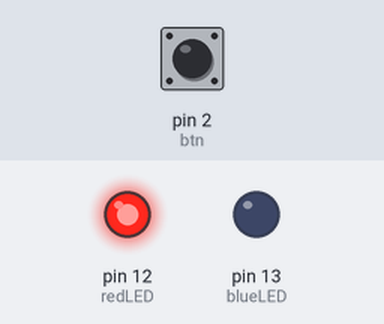
Simulated run of this sketch. Board: Arduino Uno, built with avr-gcc and run on an emulated ATmega328P. On the bench: output pins drawn as LEDs (lit = HIGH). The test bench sets the inputs (shaded band); at power-on: pin 2 (btn) LOW.

Above: at 1.27 s.
1.3 s: pin 2 (btn) pulled HIGH for 0.15 s
At 3.0 s:
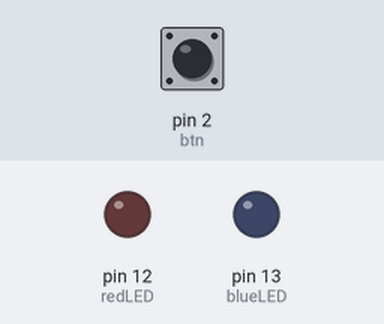
4.4 s: pin 2 (btn) pulled HIGH for 1 s
At 4.67 s:
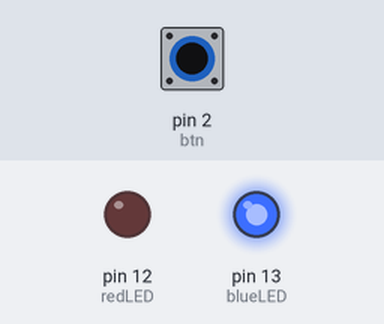
7.4 s: pin 2 (btn) pulled HIGH for 3.2 s
At 8.27 s:
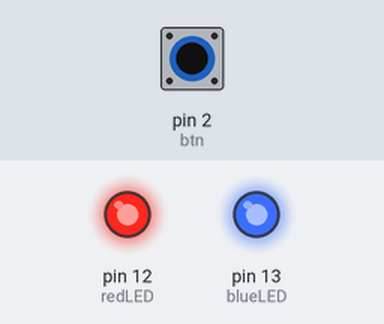
Timing chart, 0 to 18.1 s (numbered marks = the images above; inputs shaded):
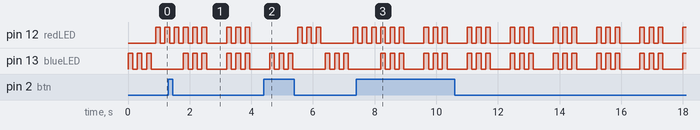

The sketch:

ambulance-led.ino
```cpp
// Felipe Simoes Cayres
// Mar 30, 2023

#define blueLED 13
#define redLED 12
#define btn 2

int fastDelay = 150, slowDelay = 500, blinkPosition;

void setup()
{
    pinMode(blueLED, OUTPUT);
    pinMode(redLED, OUTPUT);
    attachInterrupt(digitalPinToInterrupt(btn), clickBtn, RISING); // Setup button1 pin as an input pin.
}

void loop()
{
    if (blinkPosition == 0)
    {
        blinkBlueLED(3);
        blinkRedLED(3);
    }
    else if (blinkPosition == 1)
    {
        blinkTwoLeds(3);
    }
}

// blink blue LED
void blinkBlueLED(int times)
{
    for (int i = 0; i < times; i++)
    {
        digitalWrite(blueLED, HIGH);
        delay(fastDelay);
        digitalWrite(blueLED, LOW);
        delay(fastDelay);
    }
}

// blink red LED
void blinkRedLED(int times)
{
    for (int i = 0; i < times; i++)
    {
        digitalWrite(redLED, HIGH);
        delay(fastDelay);
        digitalWrite(redLED, LOW);
        delay(fastDelay);
    }
}

// blink both leds
void blinkTwoLeds(int times)
{
    for (int i = 0; i < times; i++)
    {
        digitalWrite(redLED, HIGH);
        digitalWrite(blueLED, HIGH);
        delay(fastDelay);
        digitalWrite(redLED, LOW);
        digitalWrite(blueLED, LOW);
        delay(fastDelay);
    }
    delay(500);
}

// click button
void clickBtn()
{
    blinkPosition++;
    if (blinkPosition > 1)
    {
        blinkPosition = 0;
    }
}
```

Measured:
- by itself, pin 12 (redLED): repeats every 1.4 s: LOW 0.65 s, HIGH 0.15 s, LOW 0.15 s, HIGH 0.15 s, LOW 0.15 s, HIGH 0.15 s
- by itself, pin 13 (blueLED): repeats every 1.4 s: 2 × (LOW 0.15 s, HIGH 0.15 s), LOW 0.65 s, HIGH 0.15 s
